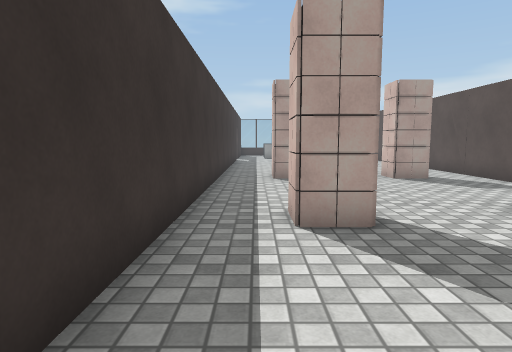
[1] (above)

24 first-person views from a walk through a Unity game level. The camera is 1.2 m above the floor, tilts 6° down and sees 75° across. The floor is counted in squares, 1 m on a side. Each view is taken from the middle of a square. On the plan, view 1 faces up. The plan holds only what a view shows up to about 14 squares ahead; the rest is blank. The place goes on beyond the plan. The player character is not drawn. Some surface patterns are stand-ins.

[2]
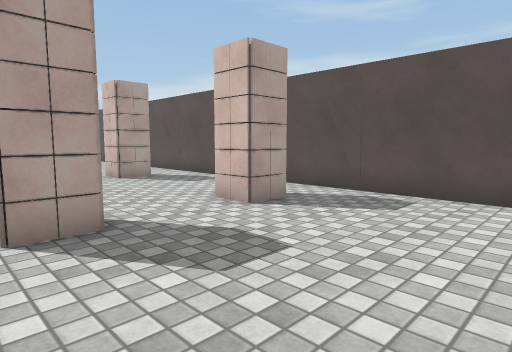

[3]
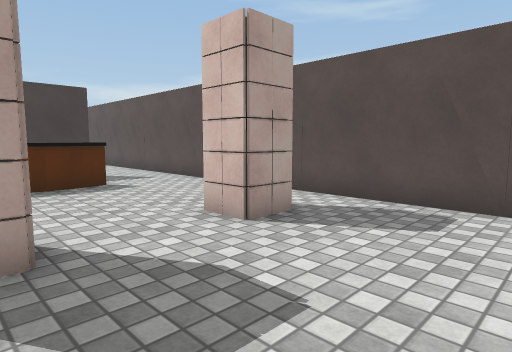

[4]
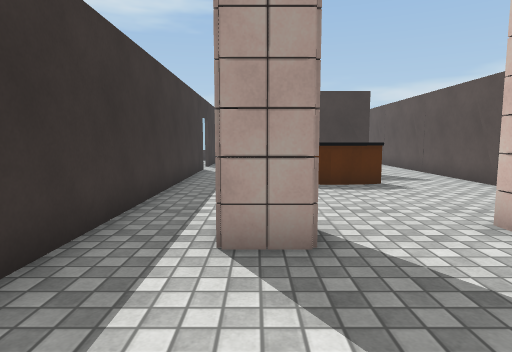

[5]
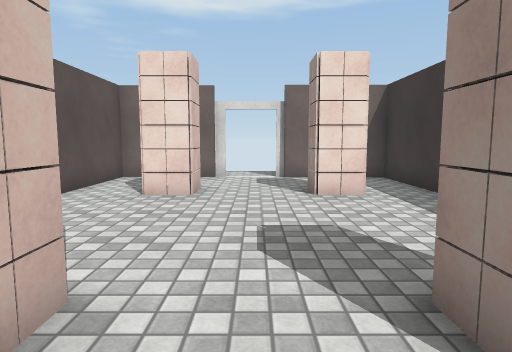

[6]
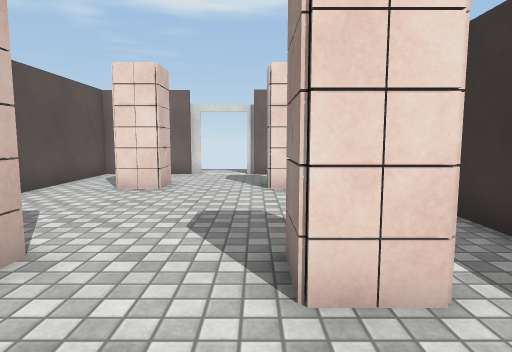

[7]
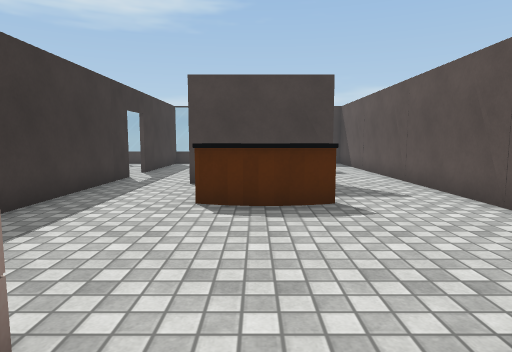

[8]
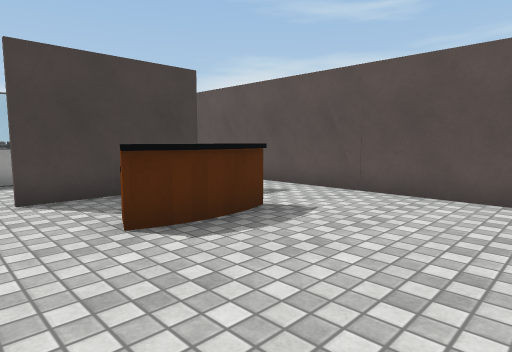

[9]
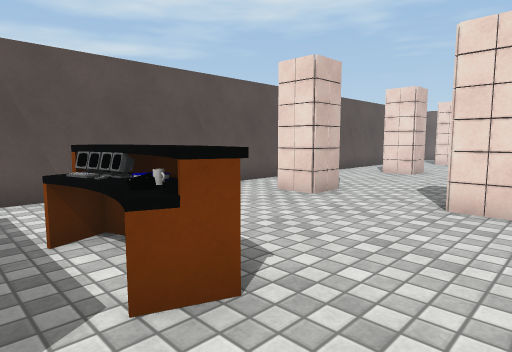

[10]
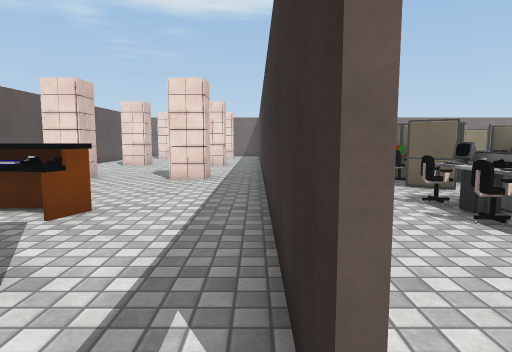

[11]
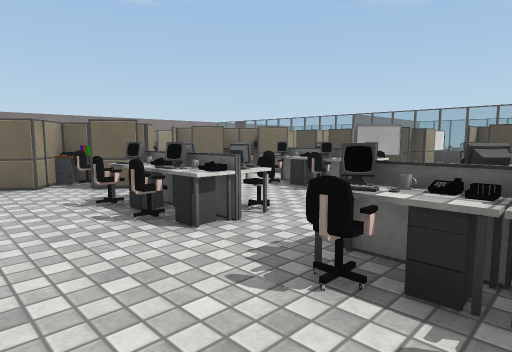

[12]
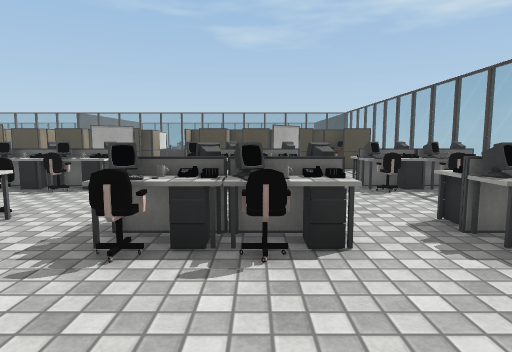

[13]
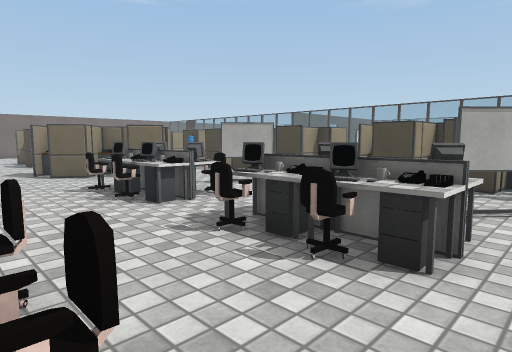

[14]
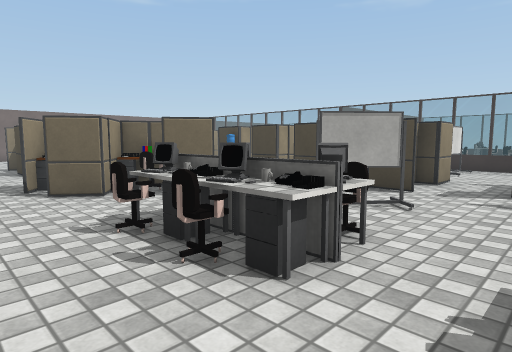

[15]
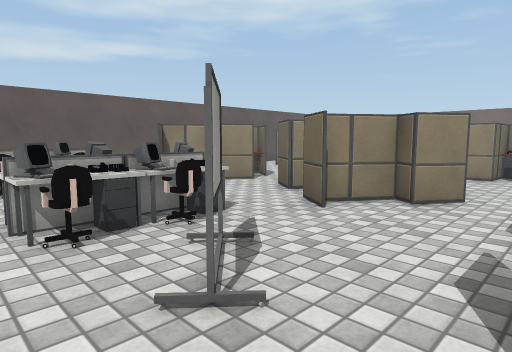

[16]
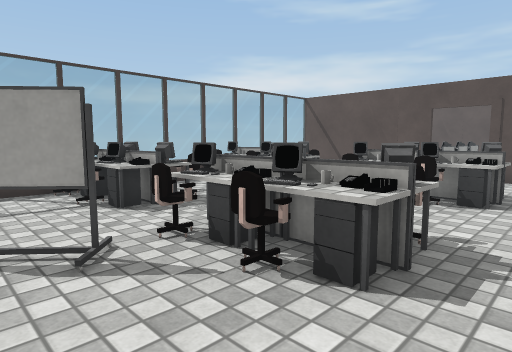

[17]
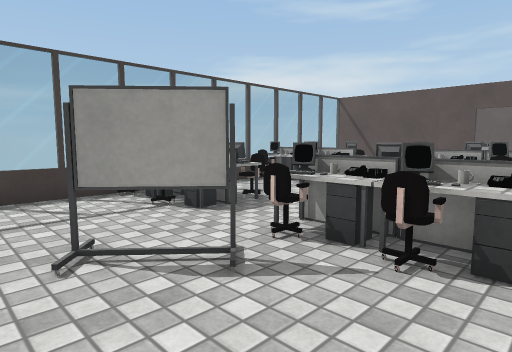

[18]
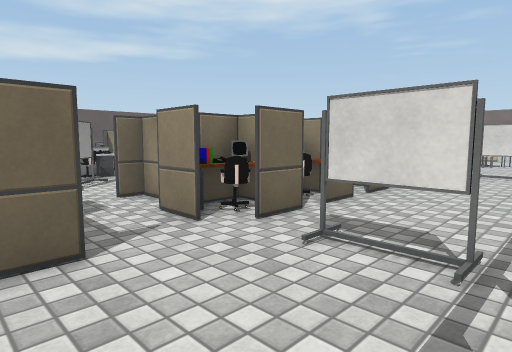

[19]
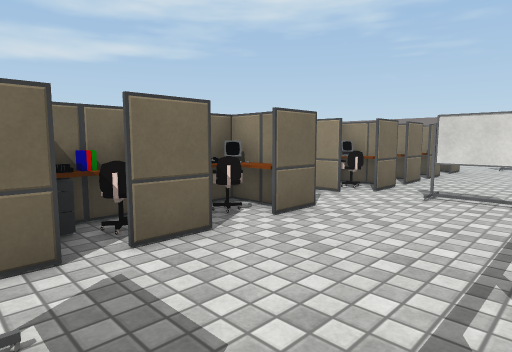

[20]
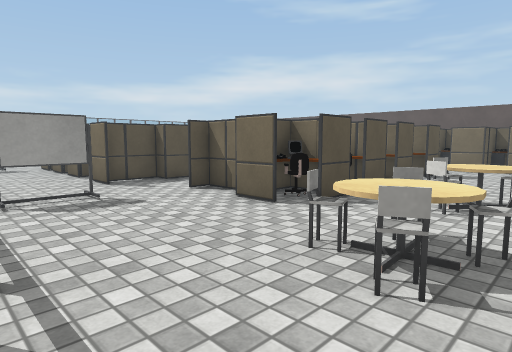

[21]
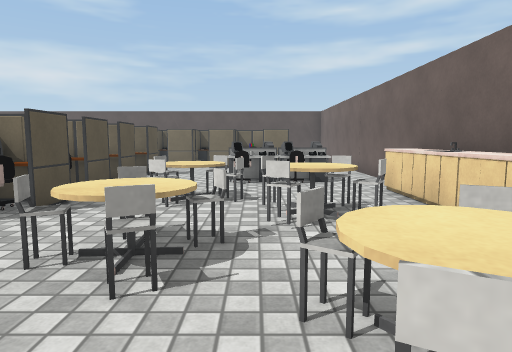

[22]
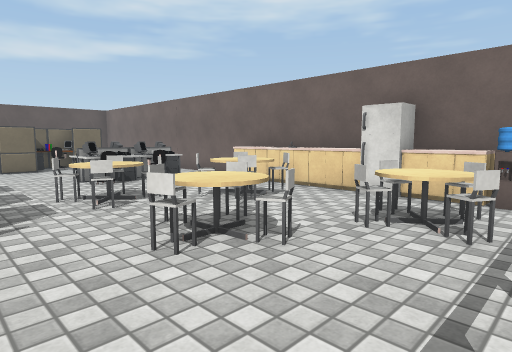

[23]
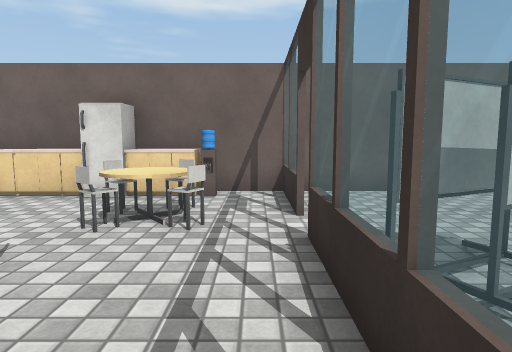

[24]
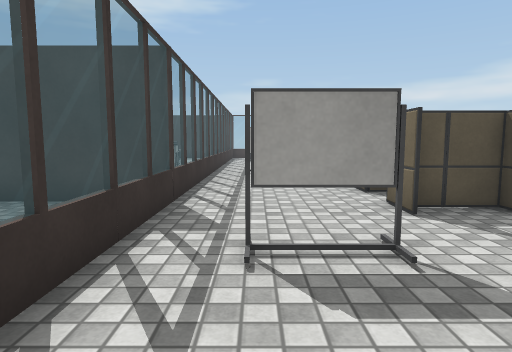

### Floor plan
Points are (right, up) in squares from view 1. A wall is a line through its corners. A room is listed if a view was taken in it or the views show most of it. See-through windows are left out.
Room 1 (views 1, 2, 3, 4, 5, 6, 7, 8, 9)
walls: (-1.2, -0.2) (-1.2, -4); (5.3, 19.3) (1.1, 19.3); (4.4, -4) (5.3, -4); (1.3, -4) (2.1, -4); (-1.2, 19.6) (-1.2, 1.5); (6.8, -4) (7.5, -4) (7.5, 19.6)
ways out: opening at (0.5, 19); opening at (3.5, -4); opening at (6.5, 19)
objects: column (1, -1) to (2, 0); column (1, 5) to (2, 6); column (1, 11) to (2, 12); desk (2, 16) to (4, 17); column (5, -1) to (5, 0); column (5, 5) to (5, 6); column (5, 11) to (5, 12)
Room 2 (views 10, 11, 12, 13, 14, 15, 16, 17, 18, 19, 20, 21, 22, 23, 24)
walls: (-1.3, 12.6) (-1.3, 17.2); (-22.6, 18) (-22.7, 6); (-1.3, 20.5) (-1.3, 21.1); (-22.7, 3.3) (-22.7, -0.1); (-1.3, 22.6) (-1.3, 27.4); (-13.6, -4) (-7.9, -4); (-17.6, -4) (-16.5, -4); (-22.7, -1.2) (-22.7, -4); (-2.5, 27.7) (-14.7, 27.7); (-23, -4) (-19.1, -4)
ways out: opening at (-23, -1); opening at (-1, 22); gap at (-23, 0)
objects: water cooler (-21, -3); chair (-21, -2); chair (-21, -1); other object (-21, 7) to (-20, 7); other object (-21, 17) to (-20, 17); other object (-21, 24) to (-20, 24); cupboard (-20, -4) to (-20, -3); chair (-20, -2); table (-20, -1); chair (-20, 0); chair (-20, 1); fridge (-19, -3) to (-18, -3); table (-19, 1) to (-18, 1); chair (-19, 2); cupboard (-18, -4) to (-17, -3); chair (-18, 0); chair (-18, 2); other object (-18, 9) to (-17, 10); other object (-18, 12) to (-17, 13); other object (-18, 14) to (-17, 15); other object (-18, 16) to (-17, 17); other object (-18, 19) to (-17, 20); other object (-18, 21) to (-17, 22); other object (-18, 23) to (-18, 24); chair (-17, -2); table (-17, -1); chair (-17, 0); other object (-17, 4) to (-16, 5); other object (-17, 6) to (-17, 7); other object (-16, -4) to (-16, -3); chair (-16, -2) to (-16, -1); chair (-16, 0); table (-16, 1) to (-15, 1); chair (-16, 2); other object (-16, 9) to (-15, 11); other object (-16, 12) to (-15, 13); other object (-16, 13) to (-15, 15); other object (-16, 15) to (-15, 17); other object (-16, 19) to (-15, 21); other object (-16, 21) to (-15, 22); other object (-16, 23) to (-15, 24); other object (-16, 25) to (-15, 27); cupboard (-15, -4) to (-14, -3); chair (-15, 0); chair (-15, 2); other object (-15, 4) to (-14, 5); other object (-15, 6) to (-13, 7); other object (-15, 11); chair (-14, 1); other object (-13, -2); chair (-13, -1); monitor (-13, 1); chair (-13, 2); other object (-13, 4) to (-12, 5); other object (-13, 6) to (-11, 7); other object (-13, 10) to (-12, 12); other object (-13, 17) to (-12, 17); other object (-13, 23) to (-12, 23); other object (-12, -2); other object (-12, -1); other object (-12, 0); desk (-12, 1); other object (-12, 5); other object (-12, 12) to (-11, 14); other object (-11, -2); other object (-11, 1); other object (-11, 6) to (-9, 7); chair (-11, 16); table (-11, 17); chair (-11, 18); other object (-11, 20); chair (-11, 21); other object (-11, 22); chair (-11, 23); other object (-11, 25); chair (-11, 26); other object (-11, 27); other object (-10, 4) to (-10, 5); other object (-10, 10) to (-9, 12); monitor (-10, 15); other object (-10, 16); other object (-10, 17); monitor (-10, 18); other object (-10, 19); monitor (-10, 20); monitor (-10, 21); other object (-10, 22); other object (-10, 23); monitor (-10, 24); other object (-10, 26); other object (-10, 27); table (-9, 15) to (-9, 16); monitor (-9, 17); table (-9, 18); chair (-9, 20) to (-9, 21); table (-9, 22) to (-9, 23); monitor (-9, 25); other object (-9, 26) to (-9, 27); chair (-8, 16); chair (-8, 17); chair (-8, 22); chair (-8, 25); chair (-8, 27); other object (-7, -1) to (-6, 0); other object (-7, 1) to (-6, 2); other object (-7, 3) to (-6, 4); other object (-7, 10) to (-6, 12); other object (-7, 16); other object (-7, 21); other object (-7, 22); chair (-7, 23); other object (-7, 25); other object (-7, 27); other object (-6, 12) to (-5, 14); chair (-6, 19); table (-6, 20); chair (-6, 21); other object (-6, 22); monitor (-6, 23) to (-5, 23); table (-6, 25); other object (-6, 26); other object (-6, 27); desk (-5, 15); other object (-5, 16); table (-5, 17); other object (-5, 18); other object (-5, 19); monitor (-5, 20); cup (-5, 21); monitor (-5, 22); monitor (-5, 25); other object (-4, 12) to (-3, 12); chair (-4, 16); chair (-4, 17); desk (-4, 18); chair (-4, 20); chair (-4, 22); other object (-4, 23); other object (-4, 25)

Where each view was taken, in squares from view 1:
view 1: 0 up, 0 right, facing up
view 2: 0 up, 0 right, facing up-right
view 3: 7 up, 1 right, facing up-right
view 4: 7 up, 1 right, facing up
view 5: 7 up, 3 right, facing down
view 6: 8 up, 2 right, facing down
view 7: 10 up, 3 right, facing up
view 8: 12 up, 0 right, facing up-right
view 9: 18 up, 0 right, facing down-right
view 10: 22 up, 1 left, facing down
view 11: 22 up, 2 left, facing down-left
view 12: 22 up, 1 left, facing left
view 13: 24 up, 6 left, facing down-left
view 14: 20 up, 7 left, facing down-left
view 15: 19 up, 15 left, facing down-right
view 16: 19 up, 13 left, facing up-right
view 17: 20 up, 14 left, facing up-right
view 18: 20 up, 22 left, facing down-right
view 19: 24 up, 22 left, facing down-right
view 20: 0 up, 22 left, facing up-right
view 21: 0 up, 22 left, facing right
view 22: 4 up, 22 left, facing down-right
view 23: 4 up, 22 left, facing down
view 24: 4 up, 21 left, facing up
